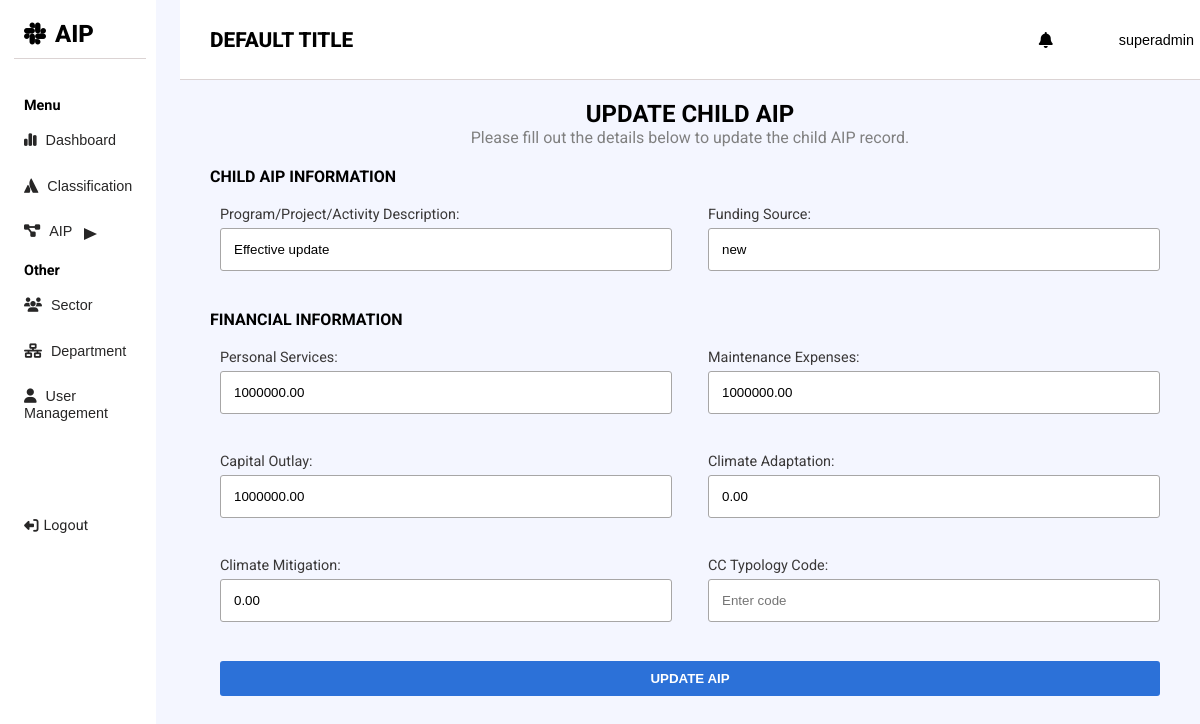
The app's page /aip_update.view.php?child_id=64 (signed in) with its own data.
### tables this page shows
CREATE TABLE `child` (
  `id` int(11) NOT NULL,
  `parent_id` int(11) NOT NULL,
  `description` varchar(255) NOT NULL,
  `funding_source` varchar(255) DEFAULT NULL,
  `personal_services` decimal(15,2) DEFAULT 0.00,
  `maintenance_expenses` decimal(15,2) DEFAULT 0.00,
  `capital_outlay` decimal(15,2) DEFAULT 0.00,
  `climate_adaptation` decimal(15,2) DEFAULT 0.00,
  `climate_mitigation` decimal(15,2) DEFAULT 0.00,
  `cc_typology_code` varchar(50) DEFAULT NULL
);

### aip_update.view.php (the view, shortened to what this page needs)
<?php
include 'src/config/database.php';
$child_id = $_GET['child_id'];
$query = "SELECT * FROM child WHERE id = ?";
$stmt = $conn->prepare($query);
$stmt->bind_param("i", $child_id);
$stmt->execute();
$result = $stmt->get_result();
if ($result->num_rows > 0) {
    $child = $result->fetch_assoc();
} else {
    echo "Child record not found.";
    exit();
}
?>
<link rel="stylesheet" href="public/css/table.css">
    <?php include 'public/components/header.php' ?>
<div class="hero">
    <form class="aip-update-form" action="" method="post">
        <div class="form-container">
            <div class="form-container-header">
                <h1>Update Child AIP</h1>
                <p>Please fill out the details below to update the child AIP record.</p>
            </div>
            <h4 class="form_sub_header">Child AIP Information</h4>
            <div class="form-row">
                <div class="form-col">
                    <label>Program/Project/Activity Description:</label>
                    <input type="text" name="description" value="<?php echo htmlspecialchars($child['description']); ?>" placeholder="Enter program/activity" required><br><br>
                </div>
                <div class="form-col">
                    <label>Funding Source:</label>
                    <input type="text" name="funding_source" value="<?php echo htmlspecialchars($child['funding_source']); ?>" placeholder="Enter funding source" required><br><br>
                </div>
            </div>
            <h4 class="form_sub_header">Financial Information</h4>
            <div class="form-row">
                <div class="form-col">
                    <label>Personal Services:</label>
                    <input type="number" name="personal_services" value="<?php echo htmlspecialchars($child['personal_services']); ?>" placeholder="Enter amount" required><br><br>
                </div>
                <div class="form-col">
                    <label>Maintenance Expenses:</label>
                    <input type="number" name="maintenance_expenses" value="<?php echo htmlspecialchars($child['maintenance_expenses']); ?>" placeholder="Enter amount" required><br><br>
                </div>
            </div>
            <div class="form-row">
                <div class="form-col">
                    <label>Capital Outlay:</label>
                    <input type="number" name="capital_outlay" value="<?php echo htmlspecialchars($child['capital_outlay']); ?>" placeholder="Enter amount" required><br><br>
                </div>
                <div class="form-col">
                    <label>Climate Adaptation:</label>
                    <input type="number" name="climate_adaptation" value="<?php echo htmlspecialchars($child['climate_adaptation']); ?>" placeholder="Enter amount" required><br><br>
                </div>
            </div>
            <div class="form-row">
                <div class="form-col">
                    <label>Climate Mitigation:</label>
                    <input type="number" name="climate_mitigation" value="<?php echo htmlspecialchars($child['climate_mitigation']); ?>" placeholder="Enter amount" required><br><br>
                </div>
                <div class="form-col">
                    <label>CC Typology Code:</label>
                    <input type="text" name="cc_typology_code" value="<?php echo htmlspecialchars($child['cc_typology_code']); ?>" placeholder="Enter code" required><br><br>
                </div>
            </div>
            <div class="form-row">
                <div class="form-col">
                    <button type="submit" name="submit_update">Update AIP</button>
                </div>
            </div>
        </div>
    </form>
</div>
</body>

### table.css (style rules this page uses)
:root { --primary: #10375c; --bg-color: #f4f6ff; --header-color: #2c71d8; --grey-color: rgb(58, 56, 56); }
* { margin: 0; padding: 0; box-sizing: border-box; }
body { font-family: "Roboto", sans-serif; background-color: var(--bg-color); }

### style.css (style rules this page uses)
:root { --primary: #10375c; --bg-color: #f4f6ff; --header-color: #2c71d8; --grey-color: rgb(58, 56, 56); }
* { margin: 0; padding: 0; box-sizing: border-box; }
body { font-family: "Roboto", sans-serif; background-color: var(--bg-color); }
.hero { width: 100%; height: 90vh; padding: 10px 20px; }
.hero h1 { color: black; }
.form-container, .form-children { display: flex; align-items: center; justify-content: center; width: 100%; flex-direction: column; border: 5px; position: relative; left: 10px; }
.form-container .form-container-header, .form-children .form-container-header { text-align: center; padding: 10px; margin-top: 80px; }
.form-container .form-container-header h1, .form-children .form-container-header h1 { font-size: 1.5rem; text-transform: uppercase; }
.form-container .form-container-header p, .form-children .form-container-header p { color: gray; }
.form-container .form-row, .form-children .form-row { display: flex; gap: 1rem; width: 100%; padding: 5px 10px; }
.form-container .form-row .form-col, .form-children .form-row .form-col { width: 100%; padding: 5px 10px; }
.form-container .form-row .form-col label, .form-children .form-row .form-col label { font-size: .9rem; color: var(--grey-color); }
.form-container .form-row .form-col input, .form-container .form-row .form-col select, .form-children .form-row .form-col input, .form-children .form-row .form-col select, .form-children .form-row .form-col textarea { width: 100%; padding: 13px; border: none; border-radius: 3px; border: 1px solid rgb(167, 166, 166); }
.form-container .form-row .form-col button, .form-children .form-row .form-col button { width: 100%; padding: 10px; border: none; font-weight: 800; text-transform: uppercase; color: white; border-radius: 3px; transition: .3s; cursor: pointer; }
.form-row .form-col button[type="submit"], .form-children.form-row .form-col button[type="button"] { background-color: var(--header-color); }
.form_sub_header { width: 100%; text-align: left; margin-left: 20px; padding: 10px 0; text-transform: uppercase; }
form .form-container label, .form-children label { display: block; margin-bottom: 5px; }
.form-container { display: flex; align-items: center; justify-content: center; width: 100%; flex-direction: column; border: 5px; }
.form-container .form-row .form-col label, .form-children .form-row .form-col label { font-size: 0.9rem; color: var(--grey-color); }
.form-container .form-row .form-col input, .form-container .form-row .form-col select, .form-children .form-row .form-col input, .form-children .form-row .form-col select { width: 100%; padding: 13px; border: none; border-radius: 3px; border: 1px solid rgb(167, 166, 166); }
.form-container .form-row .form-col button, .form-children .form-row .form-col button { width: 100%; padding: 10px; border: none; font-weight: 800; text-transform: uppercase; color: white; border-radius: 3px; transition: 0.3s; cursor: pointer; }

### records on screen
child: description "Effective update", funding_source "new", personal_services "1000000.00", maintenance_expenses "1000000.00", capital_outlay "1000000.00", climate_adaptation "0.00", climate_mitigation "0.00"

### other values on screen
$_SESSION['username'] "superadmin"
